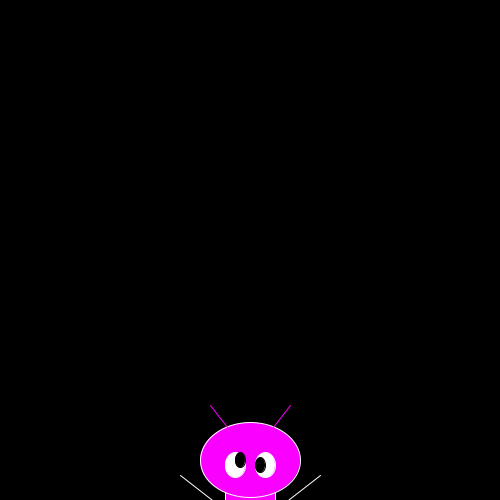
Frame 1 (no input)
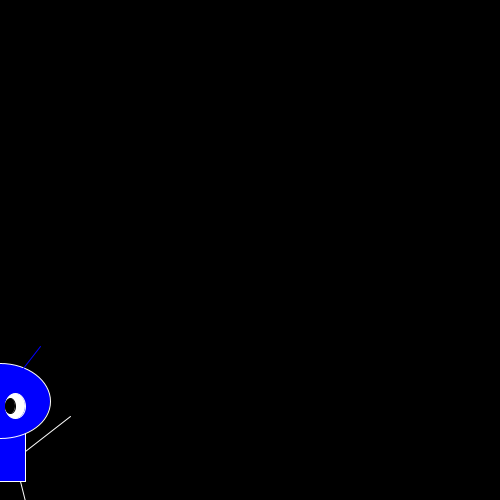
Frame 60 (the mouse pressed at the canvas centre just before this capture)
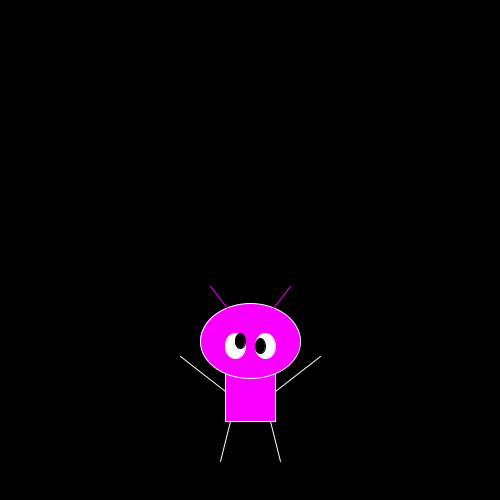
Frame 120 (the mouse held since frame 60 and released just before this capture)

The Processing sketch that drew these frames (run headless with seeded random() and noise(); from frame 60 on, the mouse is pressed at the canvas centre):

// Processing sketch: processing_123042
// ── processing_123042.pde

int monstertjeY;
int monstertjeX;
int pmonstertjeY;
int pmonstertjeX;  //variabelen naam

void setup() {
  size(500, 500); //grootte document
  smooth();
  frameRate(30);
  monstertjeY = height;
  monstertjeX = width/2;
  pmonstertjeY = height;
  pmonstertjeX = width/2;   //variabelen waarde
}

 
void draw() {
  background(0); //achtergrond kleur
   
  rectMode(CENTER);        //body
  stroke(255);
  fill(monstertjeX,0,monstertjeY);
  rect(monstertjeX, monstertjeY, 50, 80);
   
  line(monstertjeX-70, monstertjeY-25, monstertjeX-25, monstertjeY+10); //left arm
  line(monstertjeX+70, monstertjeY-25, monstertjeX+25, monstertjeY+10); //right arm
  line(monstertjeX-20, monstertjeY+40, pmonstertjeX-30, pmonstertjeY+80); //left leg
  line(monstertjeX+20, monstertjeY+40, pmonstertjeX+30, pmonstertjeY+80); //right leg
   
  ellipseMode(CENTER);    //head
  stroke(255);
  fill(monstertjeX,0,monstertjeY);
  ellipse(monstertjeX, monstertjeY-40, 100, 75);
   
  ellipseMode(CENTER); //left eye
  stroke(255);
  fill(255);
  ellipse(monstertjeX-15, monstertjeY-35, 20, 25);
   
  ellipseMode(CENTER); // left eye pupil
  stroke(0);
  fill(0);
  ellipse(monstertjeX-10, monstertjeY-40, 10, 15);
   
  ellipseMode(CENTER); //right eye
  stroke(255);
  fill(255);
  ellipse(monstertjeX+15, monstertjeY-35, 20, 25);
   
  ellipseMode(CENTER); // right eye pupil
  stroke(0);
  fill(0);
  ellipse(monstertjeX+10, monstertjeY-35, 10, 15);
   
  stroke(monstertjeX,0,monstertjeY);
  line(monstertjeX-40, monstertjeY-95, pmonstertjeX-5, pmonstertjeY-50); // left antenna
  line(monstertjeX+40, monstertjeY-95, pmonstertjeX+5, pmonstertjeY-50); // right antenna

  monstertjeY = monstertjeY - 1;
  pmonstertjeY = pmonstertjeY - 1;
  monstertjeX = mouseX;
  pmonstertjeX = pmouseX;
}
void mousePressed(){
  
  println("Meow");
}
